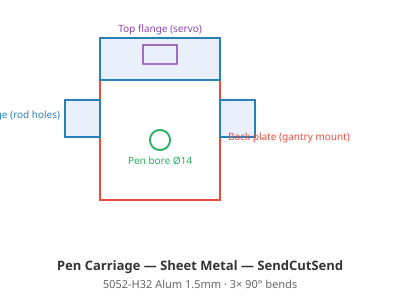

Recreate this plot in Python.
#!/usr/bin/env python3
"""
Pen Carriage Sheet Metal Flat Pattern
Modology Studios Painting Robot
SendCutSend: 5052 Aluminum, 1.5mm, deburr + bend

Generates DXF flat pattern + bend annotation SVG.

Usage:
    python3 pen_carriage_sheetmetal.py
    → pen_carriage_sheetmetal.dxf   (upload to sendcutsend.com)
    → pen_carriage_sheetmetal.svg   (assembly reference)

Design concept (from Nerdtronic's Roybot unibody):
  - Single flat blank, laser-cut, then bend 4 tabs
  - Back plate mounts to OpenBuilds gantry plate via 4× M5 holes
  - Left + right flanges (bent 90°) form the side walls
  - Top flange (bent 90°) is the servo mount platform
  - Center: 14mm pen bore + 4× M3 holes for pen clamp
  - Pen slides on two 4mm linear rods through rod holes in flanges

Material: 5052-H32 aluminum, 1.5mm
Bend radius: 2.0mm (1.33× material thickness — SendCutSend standard)
Minimum flange height: 9mm (6× material thickness)
"""

import math
import ezdxf
from ezdxf import colors
from ezdxf.enums import TextEntityAlignment
import svgwrite

OUT_DXF = "/Users/mflanigan/Desktop/Modology Studios/Build Plans/painting-robot/pen_carriage_sheetmetal.dxf"
OUT_SVG = "/Users/mflanigan/Desktop/Modology Studios/Build Plans/painting-robot/pen_carriage_sheetmetal.svg"

# ── Dimensions (mm) ──────────────────────────────────────────────────────────

T   = 1.5    # material thickness
BR  = 2.0    # bend radius (inside radius)
K   = 0.33   # K-factor for 5052-H32 at 1.5mm
BA  = (BR + K * T) * math.pi / 2   # bend allowance for 90° bend

# Back plate (body) — matches existing gantry footprint
BP_W = 80.0   # width
BP_H = 80.0   # height (taller than old 60mm: adds servo platform above gantry)

# Side flanges (left + right, bent 90° forward)
SF_H = 25.0   # flange height when bent (wall depth = carriage depth)
SF_W = 20.0   # flange width

# Top flange (servo mount, bent 90° forward)
TF_H = 28.0   # flange height when bent
TF_W = BP_W   # full width

# Pen bore
PEN_D   = 14.0   # pen bore diameter (T5 pen OD ~12.5mm + clearance)
PEN_X   = BP_W / 2   # centered
PEN_Y   = BP_H / 2   # centered on back plate

# Pen clamp M3 holes (4× around bore, for clamp block)
CLAMP_R = 12.0   # bolt circle radius from bore center
CLAMP_N = 4

# Linear rod holes (2 rods, 4mm diameter, in side flanges)
# Rods pass through left+right flanges, pen holder slides on them
ROD_D   = 4.2    # clearance for 4mm rod
ROD_Y1  = 8.0    # from flange edge (inner)
ROD_Y2  = SF_H - 8.0

# Gantry mounting holes — 4× M5, matching OpenBuilds gantry plate pattern
# OpenBuilds universal gantry plate: 20mm grid, 4× M5 on 40mm sq
GANTRY_HOLES = [
    (BP_W/2 - 20, 20),
    (BP_W/2 + 20, 20),
    (BP_W/2 - 20, 60),
    (BP_W/2 + 20, 60),
]
GANTRY_D = 5.3   # M5 clearance

# Servo (SG90) mount holes on top flange
# SG90 body: 23.1mm × 12.5mm, M2 mount tabs 5mm from body face
SERVO_HOLES = [
    (TF_W/2 - 14.5, TF_H - 5),
    (TF_W/2 + 14.5, TF_H - 5),
]
SERVO_SLOT_W = 6.0    # servo output shaft slot
SERVO_SLOT_L = 12.0
SERVO_D      = 2.2    # M2 clearance

# ── Flat pattern layout (unfolded) ──────────────────────────────────────────
# Layout from bottom to top:
#   [left flange] | [back plate] | [right flange]
#   [top flange above back plate]
#
# Flat width  = SF_W + BA + BP_W + BA + SF_W
# Flat height = TF_H + BA + BP_H

FLAT_W = SF_W + BA + BP_W + BA + SF_W
FLAT_H = TF_H + BA + BP_H

# Origin offsets for each zone
LEFT_FLANGE_X  = 0
BACK_PLATE_X   = SF_W + BA
RIGHT_FLANGE_X = SF_W + BA + BP_W + BA

TOP_FLANGE_Y   = 0
BACK_PLATE_Y   = TF_H + BA


def add_circle(msp, cx, cy, r, layer="CUT"):
    msp.add_circle((cx, cy), r, dxfattribs={"layer": layer})

def add_slot(msp, cx, cy, w, h, layer="CUT"):
    """Rounded rectangle (slot)."""
    r = min(w, h) / 2
    if w > h:
        msp.add_line((cx - w/2 + r, cy - h/2), (cx + w/2 - r, cy - h/2), dxfattribs={"layer": layer})
        msp.add_line((cx + w/2 - r, cy + h/2), (cx - w/2 + r, cy + h/2), dxfattribs={"layer": layer})
        msp.add_arc((cx - w/2 + r, cy), r, 90, 270, dxfattribs={"layer": layer})
        msp.add_arc((cx + w/2 - r, cy), r, 270, 90, dxfattribs={"layer": layer})
    else:
        msp.add_line((cx - w/2, cy - h/2 + r), (cx - w/2, cy + h/2 - r), dxfattribs={"layer": layer})
        msp.add_line((cx + w/2, cy + h/2 - r), (cx + w/2, cy - h/2 + r), dxfattribs={"layer": layer})
        msp.add_arc((cx, cy - h/2 + r), r, 180, 360, dxfattribs={"layer": layer})
        msp.add_arc((cx, cy + h/2 - r), r, 0, 180, dxfattribs={"layer": layer})

def add_rect(msp, x0, y0, w, h, layer="CUT"):
    pts = [(x0,y0),(x0+w,y0),(x0+w,y0+h),(x0,y0+h),(x0,y0)]
    msp.add_lwpolyline(pts, dxfattribs={"layer": layer})

def add_bend_line(msp, x0, y0, x1, y1):
    msp.add_line((x0, y0), (x1, y1), dxfattribs={"layer": "BEND", "linetype": "DASHED"})


def build_dxf():
    doc = ezdxf.new("R2010")
    doc.layers.new("CUT",  dxfattribs={"color": colors.RED,    "lineweight": 35})
    doc.layers.new("BEND", dxfattribs={"color": colors.BLUE,   "lineweight": 18, "linetype": "DASHED"})
    doc.layers.new("NOTES",dxfattribs={"color": colors.YELLOW, "lineweight": 9})
    try:
        doc.linetypes.add("DASHED", pattern="A,.5,-.25")
    except Exception:
        pass

    msp = doc.modelspace()

    # ── Outer profile ────────────────────────────────────────────────────────
    # Left flange zone: x=0..SF_W, y=BACK_PLATE_Y..BACK_PLATE_Y+SF_H
    # Right flange: x=RIGHT_FLANGE_X..FLAT_W, same Y
    # Top flange: x=BACK_PLATE_X..BACK_PLATE_X+BP_W, y=0..TF_H
    # Back plate: x=BACK_PLATE_X..BACK_PLATE_X+BP_W, y=BACK_PLATE_Y..BACK_PLATE_Y+BP_H

    # Build outline as a polyline with corners
    pts = [
        # Start bottom-left of left flange
        (LEFT_FLANGE_X,              BACK_PLATE_Y),
        (LEFT_FLANGE_X,              BACK_PLATE_Y + SF_H),
        (BACK_PLATE_X,               BACK_PLATE_Y + SF_H),
        (BACK_PLATE_X,               BACK_PLATE_Y + BP_H),
        # Top flange
        (BACK_PLATE_X,               TF_H),
        (BACK_PLATE_X,               0),
        (BACK_PLATE_X + BP_W,        0),
        (BACK_PLATE_X + BP_W,        TF_H),
        (BACK_PLATE_X + BP_W,        BACK_PLATE_Y + BP_H),
        # Right side going down
        (RIGHT_FLANGE_X + SF_W,      BACK_PLATE_Y + SF_H),
        (RIGHT_FLANGE_X,             BACK_PLATE_Y + SF_H),
        (RIGHT_FLANGE_X,             BACK_PLATE_Y),
        # Bottom: connect back to start
        (LEFT_FLANGE_X,              BACK_PLATE_Y),
    ]
    msp.add_lwpolyline(pts, dxfattribs={"layer": "CUT"})

    # ── Bend lines ───────────────────────────────────────────────────────────
    # Left flange bend (vertical line at x = BACK_PLATE_X)
    add_bend_line(msp, BACK_PLATE_X, BACK_PLATE_Y, BACK_PLATE_X, BACK_PLATE_Y + SF_H)
    # Right flange bend
    add_bend_line(msp, RIGHT_FLANGE_X, BACK_PLATE_Y, RIGHT_FLANGE_X, BACK_PLATE_Y + SF_H)
    # Top flange bend (horizontal line at y = TF_H)
    add_bend_line(msp, BACK_PLATE_X, TF_H, BACK_PLATE_X + BP_W, TF_H)

    # ── Back plate features ──────────────────────────────────────────────────
    bx = BACK_PLATE_X
    by = BACK_PLATE_Y

    # Gantry M5 holes
    for (hx, hy) in GANTRY_HOLES:
        add_circle(msp, bx + hx, by + hy, GANTRY_D/2)

    # Pen bore (center of back plate)
    add_circle(msp, bx + PEN_X, by + PEN_Y, PEN_D/2)

    # Pen clamp M3 holes (4× around bore)
    for i in range(CLAMP_N):
        ang = math.pi/4 + i * math.pi/2
        cx = bx + PEN_X + CLAMP_R * math.cos(ang)
        cy = by + PEN_Y + CLAMP_R * math.sin(ang)
        add_circle(msp, cx, cy, 1.6)   # M3 clearance

    # ── Top flange features (servo) ──────────────────────────────────────────
    tx = BACK_PLATE_X
    ty = 0  # top flange starts at y=0

    # Servo output shaft slot (centered)
    add_slot(msp, tx + TF_W/2, ty + TF_H/2, SERVO_SLOT_L, SERVO_SLOT_W)

    # Servo M2 mount holes
    for (sx, sy) in SERVO_HOLES:
        add_circle(msp, tx + sx, ty + sy, SERVO_D/2)

    # ── Side flange features (rod holes) ────────────────────────────────────
    # Left flange: x = 0..SF_W, y = BACK_PLATE_Y..BACK_PLATE_Y+SF_H
    lx = 0
    ly = BACK_PLATE_Y
    add_circle(msp, lx + SF_W/2, ly + ROD_Y1, ROD_D/2)
    add_circle(msp, lx + SF_W/2, ly + ROD_Y2, ROD_D/2)

    # Right flange
    rx = RIGHT_FLANGE_X
    ry = BACK_PLATE_Y
    add_circle(msp, rx + SF_W/2, ry + ROD_Y1, ROD_D/2)
    add_circle(msp, rx + SF_W/2, ry + ROD_Y2, ROD_D/2)

    # ── Dimension / notes ────────────────────────────────────────────────────
    notes = [
        f"MAT: 5052-H32 Aluminum 1.5mm",
        f"FINISH: Deburr all edges",
        f"BENDS: 3× 90°, inside radius {BR}mm",
        f"Flat blank: {FLAT_W:.1f} × {FLAT_H:.1f} mm",
        f"BLUE DASHED = bend lines (fold toward you / viewer side)",
        f"Qty: 1",
    ]
    for i, note in enumerate(notes):
        msp.add_text(note, height=3.0, dxfattribs={
            "layer": "NOTES",
            "insert": (FLAT_W + 10, FLAT_H - 10 - i * 8),
        })

    doc.saveas(OUT_DXF)
    print(f"DXF saved: {OUT_DXF}")
    print(f"Flat blank: {FLAT_W:.1f} × {FLAT_H:.1f} mm")
    print(f"Bend allowance: {BA:.2f} mm per bend")


def build_svg():
    """Assembly reference SVG showing bent shape (side view)."""
    W, H = 400, 300
    dwg = svgwrite.Drawing(OUT_SVG, size=(f"{W}px", f"{H}px"))
    dwg.add(dwg.rect((0,0),(W,H), fill="white"))

    # Draw isometric-ish 3D sketch of bent carriage
    # Back plate (rectangle)
    ox, oy = 100, 80
    bw, bh = 120, 120
    dwg.add(dwg.rect((ox, oy), (bw, bh),
        fill="none", stroke="#e74c3c", stroke_width=2))

    # Left flange (bent forward = drawn to the left)
    fl = 35
    pts_l = [(ox,oy+20),(ox-fl,oy+20),(ox-fl,oy+20+37),(ox,oy+20+37)]
    dwg.add(dwg.polygon(pts_l, fill="#eaf0fb", stroke="#2980b9", stroke_width=2))

    # Right flange
    pts_r = [(ox+bw,oy+20),(ox+bw+fl,oy+20),(ox+bw+fl,oy+20+37),(ox+bw,oy+20+37)]
    dwg.add(dwg.polygon(pts_r, fill="#eaf0fb", stroke="#2980b9", stroke_width=2))

    # Top flange
    pts_t = [(ox,oy),(ox,oy-42),(ox+bw,oy-42),(ox+bw,oy)]
    dwg.add(dwg.polygon(pts_t, fill="#eaf0fb", stroke="#2980b9", stroke_width=2))

    # Pen bore circle on back plate
    dwg.add(dwg.circle((ox+bw//2, oy+bh//2), 10, fill="none", stroke="#27ae60", stroke_width=2))

    # Servo rectangle on top flange
    dwg.add(dwg.rect((ox+bw//2-17, oy-35), (34, 19), fill="none", stroke="#8e44ad", stroke_width=1.5))

    # Labels
    style = "font:bold 11px sans-serif"
    dwg.add(dwg.text("Back plate (gantry mount)", insert=(ox+bw+8, oy+bh//2), style="font:10px sans-serif;fill:#e74c3c"))
    dwg.add(dwg.text("Side flange (rod holes)", insert=(ox-fl-5, oy+38), style="font:10px sans-serif;fill:#2980b9", text_anchor="end"))
    dwg.add(dwg.text("Top flange (servo)", insert=(ox+bw//2, oy-48), style="font:10px sans-serif;fill:#8e44ad", text_anchor="middle"))
    dwg.add(dwg.text("Pen bore Ø14", insert=(ox+bw//2, oy+bh//2+24), style="font:10px sans-serif;fill:#27ae60", text_anchor="middle"))

    dwg.add(dwg.text("Pen Carriage — Sheet Metal — SendCutSend",
        insert=(W//2, 270), style="font:bold 13px sans-serif;fill:#333", text_anchor="middle"))
    dwg.add(dwg.text("5052-H32 Alum 1.5mm · 3× 90° bends",
        insert=(W//2, 288), style="font:11px sans-serif;fill:#666", text_anchor="middle"))

    dwg.save()
    print(f"SVG saved: {OUT_SVG}")


if __name__ == "__main__":
    build_dxf()
    try:
        import svgwrite
        build_svg()
    except ImportError:
        print("svgwrite not installed, skipping SVG reference drawing")
